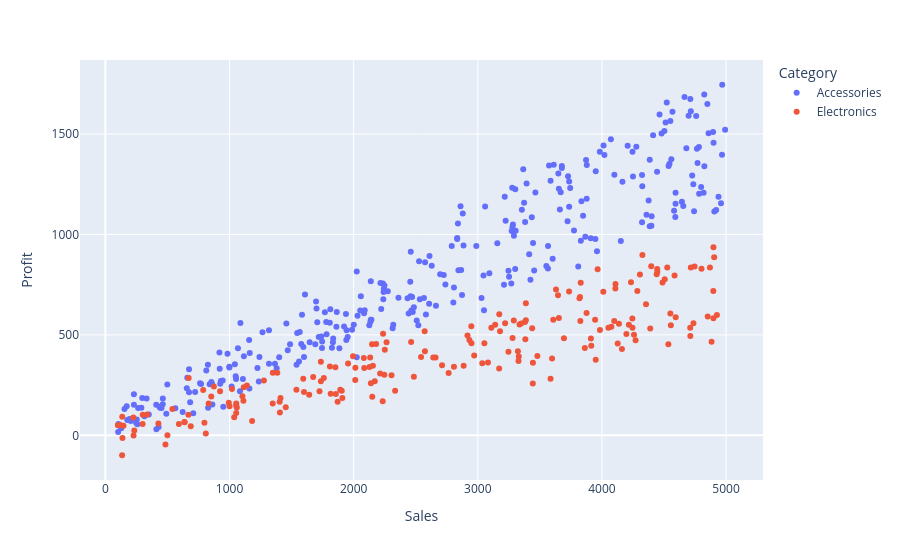

Notebook source saved alongside this figure:
### Code cell
fig_sc.show()

### Figure 1 — Plotly figure (JSON) as saved in the notebook; plotly's stock layout.template omitted (floating-point values rounded to 4 significant figures; data arrays with more than 128 entries replaced by an {"elided": "..."} marker saying what was removed)
{"data": [{"hovertemplate": "Category=Accessories<br>Sales=%{x}<br>Profit=%{y}<extra></extra>", "legendgroup": "Accessories", "marker": {"color": "#636efa", "symbol": "circle"}, "mode": "markers", "name": "Accessories", "orientation": "v", "showlegend": true, "type": "scatter", "x": {"elided": "303 int values"}, "xaxis": "x", "y": {"elided": "303 int values"}, "yaxis": "y"}, {"hovertemplate": "Category=Electronics<br>Sales=%{x}<br>Profit=%{y}<extra></extra>", "legendgroup": "Electronics", "marker": {"color": "#EF553B", "symbol": "circle"}, "mode": "markers", "name": "Electronics", "orientation": "v", "showlegend": true, "type": "scatter", "x": {"elided": "197 int values"}, "xaxis": "x", "y": {"elided": "197 int values"}, "yaxis": "y"}], "layout": {"legend": {"title": {"text": "Category"}, "tracegroupgap": 0}, "margin": {"t": 60}, "xaxis": {"anchor": "y", "domain": [0.0, 1.0], "title": {"text": "Sales"}}, "yaxis": {"anchor": "x", "domain": [0.0, 1.0], "title": {"text": "Profit"}}}}
